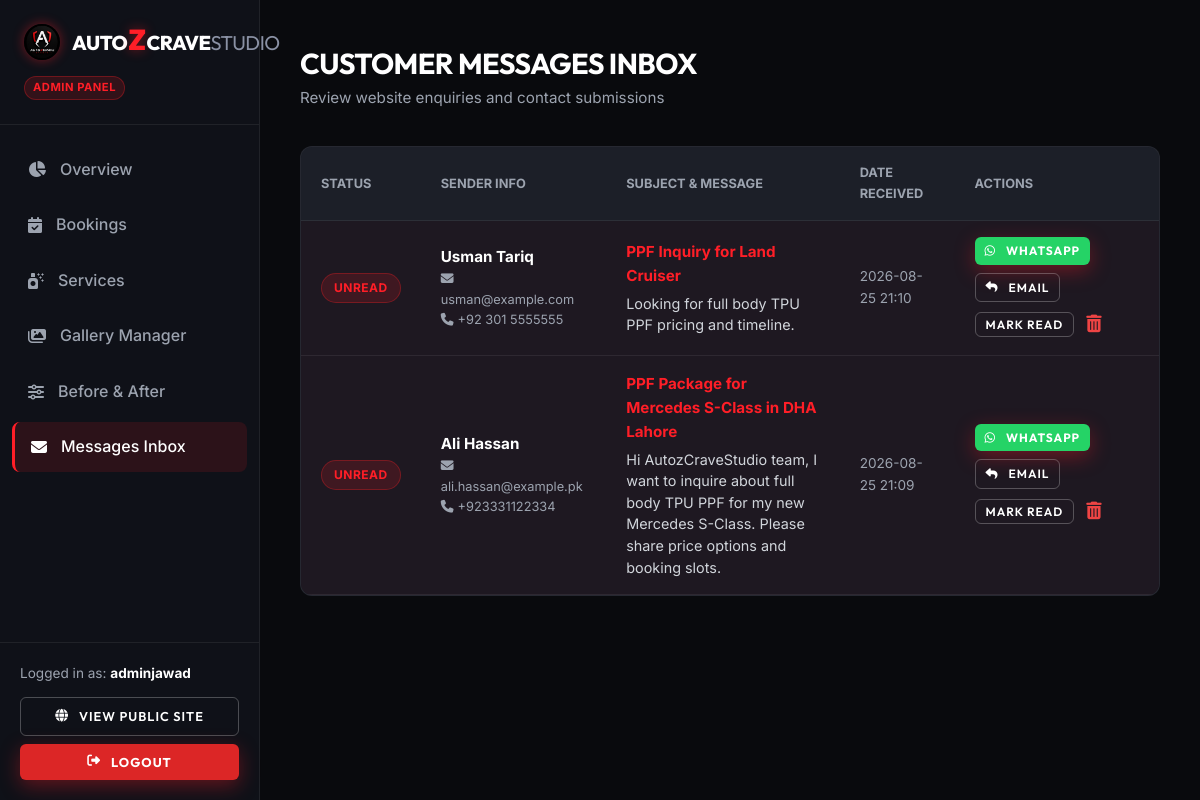
The app's page /admin/messages (signed in), older data.
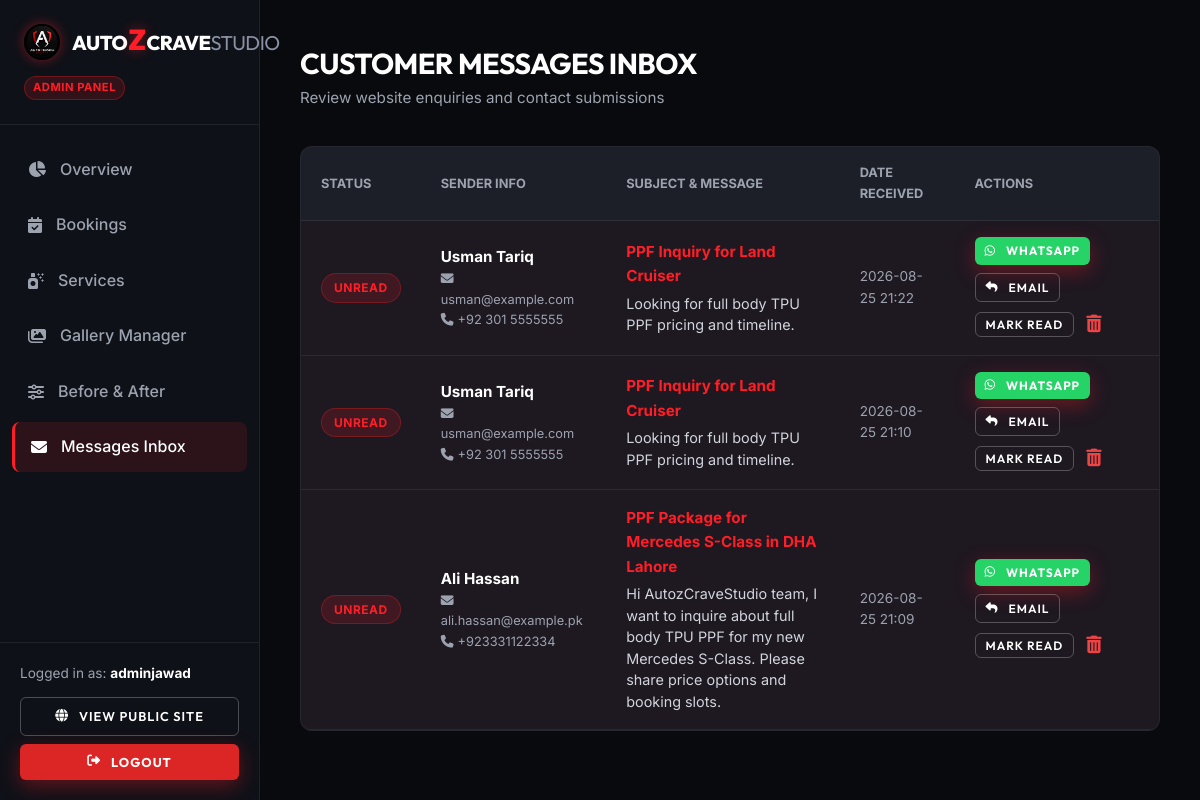
The same page, newer data.
### models/contact.py (models this page shows, shortened)
class ContactMessage(db.Model):
    __tablename__ = 'contact_messages'
    id = db.Column(db.Integer, primary_key=True)
    name = db.Column(db.String(100), nullable=False)
    email = db.Column(db.String(120), nullable=False)
    phone = db.Column(db.String(30), nullable=True)
    subject = db.Column(db.String(150), nullable=False)
    message = db.Column(db.Text, nullable=False)
    status = db.Column(db.String(20), default='Unread', nullable=False)  # Unread, Read
    created_at = db.Column(db.DateTime, default=datetime.utcnow)

### routes/admin.py (the view)
@admin_bp.route('/messages')
@admin_required
def messages():
    messages_list = ContactMessage.query.order_by(ContactMessage.created_at.desc()).all()
    return render_template('admin/messages.html', messages=messages_list)

### models/user.py (called while the page is built)
    def is_admin(self):
        return self.role == 'admin'

### routes/admin.py (called while the page is built)
def admin_required(f):
    @wraps(f)
    @login_required
    def decorated_function(*args, **kwargs):
        if not current_user.is_admin():
            flash('Admin authorization required.', 'error')
            return redirect(url_for('auth.login'))
        return f(*args, **kwargs)
    return decorated_function

### templates/admin/messages.html (shortened to what the changed rows need)
{% extends "admin/base_admin.html" %}
{% block content %}
<div class="admin-header">
    <div>
        <h1 class="admin-page-title">CUSTOMER MESSAGES INBOX</h1>
    </div>
</div>
<div class="admin-table-container">
    <table class="admin-table">
        <thead>
            <tr>
                <th>STATUS</th>
                <th>SENDER INFO</th>
                <th>SUBJECT & MESSAGE</th>
                <th>DATE RECEIVED</th>
                <th>ACTIONS</th>
            </tr>
        </thead>
        <tbody>
            {% for m in messages %}
            <tr style="{% if m.status == 'Unread' %}background: rgba(255, 30, 39, 0.04);{% endif %}">
                <td>
                    {% if m.status == 'Unread' %}
                    <span class="badge badge-cancelled">Unread</span>
                    {% else %}
                    <span class="badge badge-completed">Read</span>
                    {% endif %}
                </td>
                <td>
                    <strong style="color: #fff; display: block;">{{ m.name }}</strong>
                    <div style="font-size: 0.8rem; color: var(--admin-muted);">
                        <i class="fa-solid fa-envelope" style="margin-right: 4px;"></i>{{ m.email }}<br>
                        {% if m.phone %}<i class="fa-solid fa-phone" style="margin-right: 4px;"></i>{{ m.phone }}{% endif %}
                    </div>
                </td>
                <td>
                    <strong style="color: var(--admin-red); display: block; margin-bottom: 4px;">{{ m.subject }}</strong>
                    <p style="font-size: 0.9rem; color: #d1d5db; line-height: 1.5; max-width: 460px;">
                        {{ m.message }}
                    </p>
                </td>
                <td style="font-size: 0.85rem; color: var(--admin-muted);">
                    {{ m.created_at.strftime('%Y-%m-%d %H:%M') }}
                </td>
                <td>
                    <div style="display: flex; align-items: center; gap: 8px; flex-wrap: wrap;">
                        {% if m.phone %}
                        <a href="https://wa.me/{{ m.phone | replace('+', '') | replace(' ', '') | replace('-', '') }}?text=Hi%20{{ m.name | urlencode }},%20thank%20you%20for%20contacting%20AutozCraveStudio%20regarding:%20{{ m.subject | urlencode }}." target="_blank" class="btn-primary" style="background:#25d366; padding: 4px 10px; font-size: 0.75rem; border:none;" title="Reply on WhatsApp">
                            <i class="fa-brands fa-whatsapp"></i> WhatsApp
                        </a>
                        {% endif %}
                        <a href="mailto:{{ m.email }}?subject=Re:%20{{ m.subject | urlencode }}%20-%20AutozCraveStudio" class="btn-outline" style="padding: 4px 10px; font-size: 0.75rem;" title="Reply by Email">
                            <i class="fa-solid fa-reply"></i> Email
                        </a>
                        <form action="{{ url_for('admin.toggle_message_read', msg_id=m.id) }}" method="POST" style="display:inline;">
                            <button type="submit" class="btn-outline" style="padding: 4px 10px; font-size: 0.75rem;">
                                Mark {% if m.status == 'Unread' %}Read{% else %}Unread{% endif %}
                            </button>
                        </form>
                        <form action="{{ url_for('admin.delete_message', msg_id=m.id) }}" method="POST" onsubmit="return confirm('Delete message from {{ m.name }}?');" style="display:inline;">
                            <button type="submit" style="background: none; border: none; color: #ef4444; cursor: pointer; font-size: 1.1rem; padding: 4px;" title="Delete Message">
                                <i class="fa-solid fa-trash-can"></i>
                            </button>
                        </form>
                    </div>
                </td>
            </tr>
            {% else %}
            <tr>
                <td colspan="5" style="text-align: center; color: var(--admin-muted); padding: 40px;">No contact messages received yet.</td>
            </tr>
            {% endfor %}
        </tbody>
    </table>
</div>
{% endblock %}

Row changes from the older to the newer data that the page shows:
added ContactMessage: status "UNREAD", name "Usman Tariq", email "usman@example.com", phone "+92 301 5555555", subject "PPF Inquiry for Land Cruiser", message "Looking for full body TPU PPF pricing and timeline.", created_at "2026-08-25 21:22"
